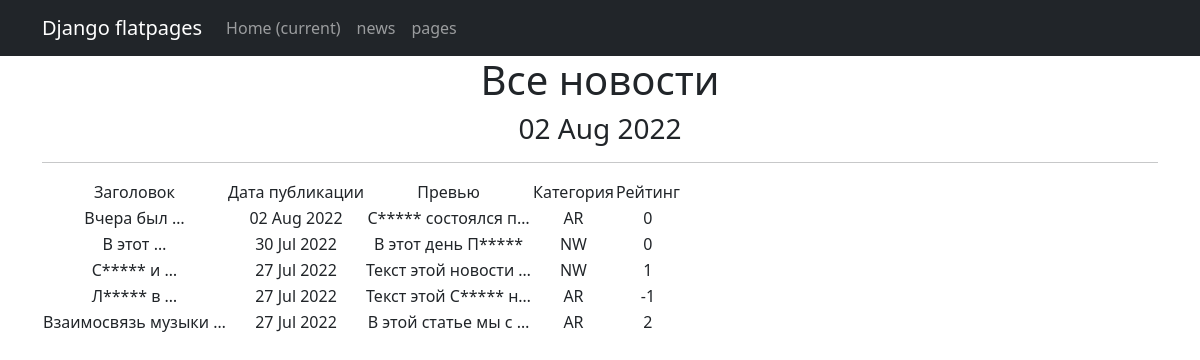
Page /news/ on the committed database.
### news_portal_app/models.py (models this page shows, shortened)
class Post(models.Model):
    time_in = models.DateTimeField(auto_now_add=True)
    NEWS = "NW"
    ARTICLE = "AR"
    CATEGORIES = (
        (NEWS, 'Новость'),
        (ARTICLE, 'Статья')
    )
    article_or_news = models.CharField(max_length=2, choices=CATEGORIES, default=NEWS)
    heading = models.CharField(max_length=255, unique=True)
    text_article = models.TextField()
    post_rating = models.IntegerField(default=0)
    author = models.ForeignKey(Author, on_delete=models.CASCADE)
    category = models.ManyToManyField(Category, through='PostCategory')

### news_portal_app/views.py (the view)
# urls.py: path('', PostsList.as_view()),
class PostsList(ListView):
    model = Post
    ordering = '-time_in'
    template_name = 'posts.html'
    context_object_name = 'posts'

### news_portal_app/templatetags/custom_filters.py (called while the page is built)
@register.filter()
def censor(texts):
    if not isinstance(texts, str):
        raise ValueError('Этот тип переменной нельзя цензурировать')
    texts = texts.split()
    i = 0
    for word in texts:
        for badword in BAD_WORDS:
            if badword in word:
                expletive = badword + word.replace(word, '*****')
                texts[i] = expletive
        i += 1
    texts = ' '.join(texts)
    return f'{texts}'

### news_portal_app/templatetags/custom_tags.py (called while the page is built)
@register.simple_tag()
def current_time(format_string='%b %d %Y'):
   return datetime.utcnow().strftime(format_string)

### templates/posts.html (shortened to what this page needs)
{% extends 'flatpages/default.html' %}
{% load custom_filters %}
{% load custom_tags %}
{% block content %}
   <h1>Все новости</h1>
   <h3>{% current_time '%d %b %Y' %}</h3>
   <hr>
   {% if posts %}
       <table>
           <tr>
               <td>Заголовок</td>
               <td>Дата публикации</td>
               <td>Превью</td>
               <td>Категория</td>
               <td>Рейтинг</td>
           </tr>
           {% for post in posts %}
           <tr>
               <td>{{ post.heading|truncatewords:2|censor }}</td>
               <td>{{ post.time_in|date:'d M Y' }}</td>
               <td>{{ post.text_article|truncatechars:20|censor }}</td>
               <td>{{ post.article_or_news }}</td>
               <td>{{ post.post_rating }}</td>
           </tr>
           {% endfor %}
       </table>
   {% else %}
       <h2>Новостей нет!</h2>
   {% endif %}
{% endblock content %}

### templates/flatpages/default.html (shortened to what this page needs)
<!DOCTYPE html>
<html lang="en">
    <head>
        {% load static %}
        <link href="{% static 'css/styles.css' %}" rel="stylesheet" />
    </head>
    <body>
    <nav class="navbar navbar-expand-lg navbar-dark bg-dark static-top">
       <div class="container">
           <a class="navbar-brand" href="#">Django flatpages</a>
           <div class="collapse navbar-collapse" id="navbarResponsive">
               <ul class="navbar-nav ml-auto">
                   <li class="nav-item active">
                       <a class="nav-link" href="#">Home
                           <span class="sr-only">(current)</span>
                       </a>
                   </li>
                   <li class="nav-item">
                       <a class="nav-link" href="/news/">news</a>
                   </li>
                   <li class="nav-item">
                       <a class="nav-link" href="/pages/">pages</a>
                   </li>
               </ul>
           </div>
       </div>
    </nav>
        <div class="container">
            <div class="row">
                <div class="col-lg-12 text-center">
                    {% block content %}{% endblock content %}
                </div>
            </div>
        </div>
    </body>
</html>

### rows in the picture
Post: heading|censor "Вчера был …", time_in "02 Aug 2022", text_article|censor "С***** состоялся п…", article_or_news "AR", post_rating "0"
Post: heading|censor "В этот …", time_in "30 Jul 2022", text_article|censor "В этот день П*****", article_or_news "NW", post_rating "0"
Post: heading|censor "С***** и …", time_in "27 Jul 2022", text_article|censor "Текст этой новости …", article_or_news "NW", post_rating "1"
Post: heading|censor "Л***** в …", time_in "27 Jul 2022", text_article|censor "Текст этой С***** н…", article_or_news "AR", post_rating "-1"
Post: heading|censor "Взаимосвязь музыки …", time_in "27 Jul 2022", text_article|censor "В этой статье мы с …", article_or_news "AR", post_rating "2"
